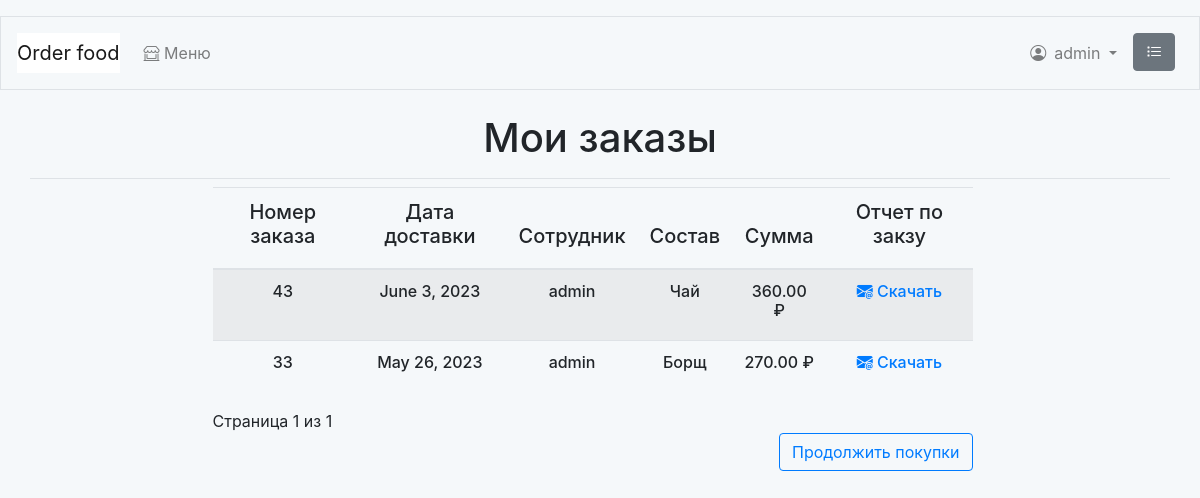
The page /orders/history/ (signed in) on the database its author committed.
### orders/models.py (models this page shows, shortened)
class Order(models.Model):
    name = models.ForeignKey(User,
                             related_name='name_employee',
                             on_delete=models.CASCADE)
    date = models.DateField()
    created = models.DateTimeField(auto_now_add=True)
    updated = models.DateTimeField(auto_now=True)
    paid = models.BooleanField(default=False)
    class Meta:
        ordering = ['-created']
        indexes = [
            models.Index(fields=['created']),
        ]

### food_order/models.py (models this page shows, shortened)
class Dish(models.Model):
    category = models.ForeignKey(Category,
                                 related_name='dishes',
                                 on_delete=models.CASCADE,
                                 default=None)
    name = models.CharField(max_length=50)
    slug = models.SlugField(max_length=50,
                            unique=True)
    image = models.ImageField(upload_to='dishes/%Y/%m/%d',
                              blank=True)
    description = models.TextField(blank=True)
    composition = models.CharField(max_length=250)
    price = models.DecimalField(max_digits=10,
                                decimal_places=2)
    available = models.BooleanField(default=True)
    created = models.DateTimeField(auto_now_add=True)
    updated = models.DateTimeField(auto_now=True)
    class Meta:
        ordering = ['name']
        indexes = [
            models.Index(fields=['id', 'slug']),
            models.Index(fields=['name']),
            models.Index(fields=['-created']),
        ]

### orders/views.py (the view)
@login_required
def get_orders_history(request):
    client = list(User.objects.filter(id=request.user.id).values())
    orders_list = [order for order in list(Order.objects.all().values())
                   if order['name_id'] == client[0]['id']]
    orders_id = [id['id'] for id in orders_list]
    orders_item_sum = {}
    orders_item_dishes = {}
    for i in orders_id:
        orders_item_sum[i] = 0
        orders_item_dishes[i] = ''
    for item in list(OrderItem.objects.all().values()):
        for i in list(orders_item_sum.keys()):
            if item['order_id'] == i:
                orders_item_sum[i] += item['price'] * item['quantity']
                orders_item_dishes[i] = list(Dish.objects.filter(
                                        id=item['dish_id']))
    for order in orders_list:
        print(order)
        if int(order['id']) in list(orders_item_sum.keys()):
            order['price'] = orders_item_sum[int(order['id'])]
            for i in orders_item_dishes[int(order['id'])]:
                order['dishes'] = i.name
    paginator = Paginator(orders_list, 10)
    page_number = request.GET.get('page', 1)
    try:
        orders = paginator.page(page_number)
    except PageNotAnInteger:
        orders = paginator.page(1)
    except EmptyPage:
        orders = paginator.page(paginator.num_pages)
    return render(request,
                  'orders/order/history.html',
                  {'orders': orders})

### cart/cart.py (called while the page is built)
    def __len__(self):
        return sum(item['quantity'] for item in self.cart.values())

### cart/context_processors.py (called while the page is built)
def cart(request):
    return {'cart': Cart(request)}

### orders/templates/orders/order/history.html (shortened to what this page needs)
{% extends "food_order/base.html" %}
{% load static %}
{% block page_header %}
  <div class="text-center"><h1>Мои заказы</h1></div>
{% endblock %}
{% block content %}
  {% if orders %}
  <div class="row mr-auto">
    <div class="col-md-1 col-lg-2"></div>
    <div class=" col-12 col-sm-12 col-md-10 col-lg-8">
      <table class="table table-striped shoplist">
        <thead class="shopunit" >
          <tr>
            <th class="primary">
              <h5 class="text-center">Номер заказа</h5>
            </th>
            <th class="primary">
              <h5 class="text-center">Дата доставки</h5>
            </th>
            <th class="primary">
              <h5 class="text-center">Сотрудник</h5>
            </th>
            <th class="primary">
              <h5 class="text-center">Состав</h5>
            </th>
            <th class="primary">
              <h5 class="text-center">Сумма</h5>
            </th>
            <th class="primary">
              <h5 class="text-center">Отчет по закзу</h5>
            </th>
          </tr>
        </thead>
        <tbody>
          {% for order in orders %}
            <tr>
              <td>
                <h6 class="text-center">{{ order.id }}</h6>
              </td>
              <td>
                <h6 class="text-center">{{ order.date }}</h6>
              </td>
              <td>
                <h6 class="text-center">{{ user.username }}</h6>
              </td>
              <td>
                <h6 class="text-center">{{ order.dishes }}</h6>
              </td>
              <td>
                <h6 class="text-center">{{ order.price }} ₽</h6>
              </td>
              <td>
                <a href="{% url 'orders:order_pdf' order.id %}"><h6 class="text-center"><i class="bi bi-envelope-at-fill"></i> Скачать</h6></a>
              </td>
            </tr>
          {% endfor %}
        </tbody>
      </table>
      {% include "pagination.html" with page=orders %}
      <p class="text-right">
        <a  href="{% url 'food_order:dish_list' %}" class="btn btn-outline-primary">Продолжить покупки</a>
      </p>
    </div>
    <div class="col-md-1 col-lg-2"></div>
  </div>
  {% else %}
  <h4 class="mt-3 mb-3 text-center">
    Заказов еще не было
  </h4>
  {% endif %}
{% endblock %}

### food_order/templates/food_order/base.html (shortened to what this page needs)
<!doctype html>
<html lang="en">
  <head>
    <link rel="stylesheet" href="https://cdn.jsdelivr.net/npm/bootstrap@4.0.0/dist/css/bootstrap.min.css">
    <link rel="stylesheet" href="https://cdn.jsdelivr.net/npm/bootstrap-icons@1.10.5/font/bootstrap-icons.css">
    <link rel="stylesheet" href="/static/css/base.css">
  </head>
  <body>
      <nav class="navbar navbar-expand-md navbar-light mb-4 border">
        {% if user.is_authenticated %}
          <a class="navbar-brand" href="{% url 'food_order:dish_list'%}">
              Order food</a>
        {% else %}
          <a class="navbar-brand" href="{% url 'food_order:index'%}">
              Order food</a>
        {% endif %}
        <div class="collapse navbar-collapse ml-auto" id="navbarCollapse">
          <ul class="navbar-nav mr-auto">
            <li class="nav-item my-2">
              <a class="nav-link" href="{% url 'food_order:dish_list' %}">
                <i class="bi bi-shop-window"></i> Меню</a>
            </li>
          </ul>
          <ul class="navbar-nav ml-auto">
            {% if user.is_authenticated %}
              <li class="nav-item dropdown my-2">
                <a class="nav-link dropdown-toggle" href="#" role="button" data-toggle="dropdown" aria-haspopup="true" aria-expanded="false">
                  <i class="bi bi-person-circle mr-2 mt-2"></i>{{ user.username }}
                </a>
              </li>
            {% endif %}
            <li class="nav-item d-none d-md-block ml-auto">
              <a class="nav-link" href="{% url 'orders:orders_history' %}">
                <i class="bi bi-list-task btn btn-secondary mr-sm-2 mr-md-0 mt-md-0" href="{% url 'orders:orders_history' %}"></i>
              </a>
            </li>
          </ul>
        </div>
      </nav>
        <div class="container pb-2 mb-2 border-bottom">
            {% block page_header %}{% endblock page_header %}
        </div>
        <div class="container-fluid  mb-2 noborder" >
            {% block content %}{% endblock content %}
        </div>
  </body>
</html>

### food_order/static/css/base.css (style rules this page uses)
body { padding-top: 1em; background-color: #F5F8FA; }
.navbar-brand { background-color: #ffffff; }

### rows shown on the page
Order: id "43", date "June 3, 2023", dishes "Чай", price "360.00"
Order: id "33", date "May 26, 2023", dishes "Борщ", price "270.00"

### other values the page prints
{{ user.username }} "admin"
{{ page.number }} "1"
{{ page.paginator.num_pages }} "1"
